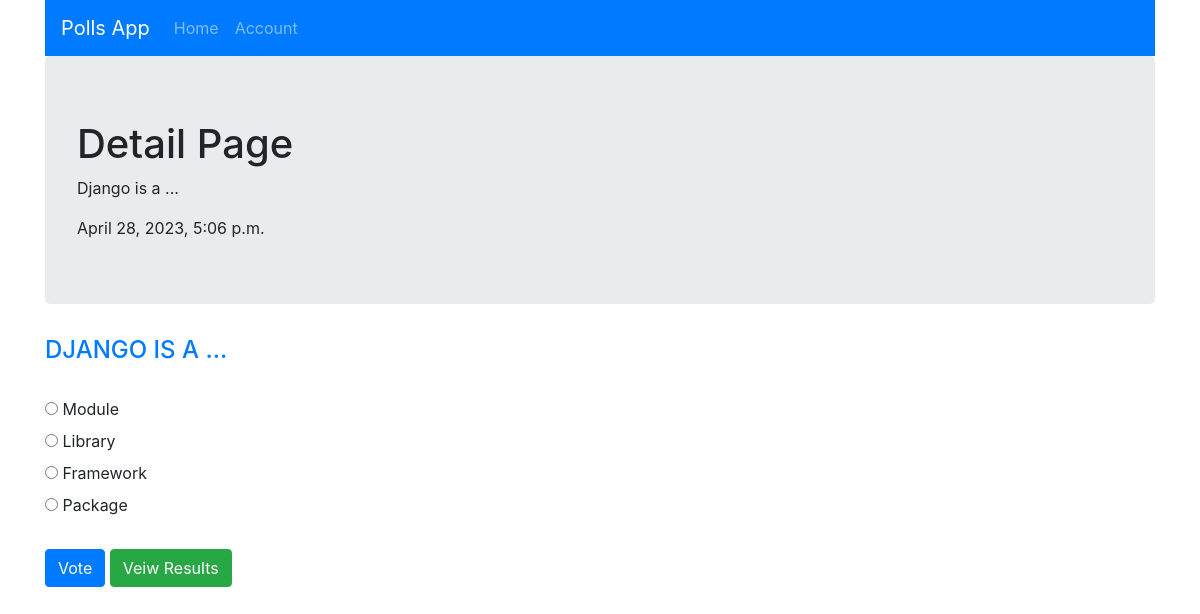
/detail/4/, run on the app's committed database.
### polls/models.py (models this page shows, shortened)
class Question(models.Model):
    question_text = models.CharField(max_length=200)
    pub_date = models.DateTimeField(auto_now=True)

class Choice(models.Model):
    question = models.ForeignKey(Question,on_delete=models.CASCADE)
    choice_text = models.CharField(max_length=200)
    votes = models.IntegerField(default=0)

### polls/views.py (the view)
# urls.py: path("detail/<int:question_id>/", views.detail, name="detail"),
def detail(request, question_id):
    question = get_object_or_404(Question, pk=question_id)
    data = {"question" : question,"page_description":question.question_text,"content_date":question.pub_date}
    return render(request , "polls/detail.html",context=data)

### polls/templates/polls/detail.html (shortened to what this page needs)
{% extends 'polls/base.html' %}
{% block title_page %}Detail Page{% endblock title_page %}
{% block content %}
    <h4 class="text-primary">{{question.question_text|upper}}</h4>
<br>
<form action="{% url 'polls:vote' question.id %}" method="post">
        {% for choice in question.choice_set.all %}
            <input type="radio" name="choice" id="choice{{ forloop.counter }}" value="{{ choice.id }}">
            <label for="choice{{ forloop.counter }}">{{ choice.choice_text }}</label><br>
        {% endfor %}
        <br>
    <input type="submit" value="Vote" class="btn btn-primary">
    <a href="{% url 'polls:results' question.id %}" class="btn btn-success">Veiw Results</a>
    </form>
    {% endblock content %}

### polls/templates/polls/base.html (shortened to what this page needs)
<!DOCTYPE html>
<html lang="en">
<head>
<link rel="stylesheet" href="https://cdn.jsdelivr.net/npm/bootstrap@4.6.2/dist/css/bootstrap.min.css">
</head>
<body>
<div class="container">
    <nav class="navbar navbar-expand-md bg-primary navbar-dark">
        <span class="navbar-brand" href="#">Polls App</span>
        <div class="collapse navbar-collapse" id="collapsibleNavbar">
          <ul class="navbar-nav">
            <li class="nav-item">
              <a class="nav-link" href="{% url 'polls:index' %}">Home</a>
            </li>
            <li class="nav-item">
              <a class="nav-link" href="{% url 'polls:register' %}">Account</a>
            </li>
          </ul>
        </div>
      </nav>
    <div class="jumbotron">
        <H1>{% block title_page %}{% endblock title_page %}</H1>
        <p>{{page_description}}</p>
        {% if content_date %}
        {{content_date}}
        {% endif %}
    </div>
{% block content %}
{% endblock%}
</div>
</body>
</html>

### data on the page
Question: question_text "Django is a ...", pub_date "April 28, 2023, 5:06 p.m.", question_text "DJANGO IS A ..."
Choice: choice_text "Module"
Choice: choice_text "Library"
Choice: choice_text "Framework"
Choice: choice_text "Package"
